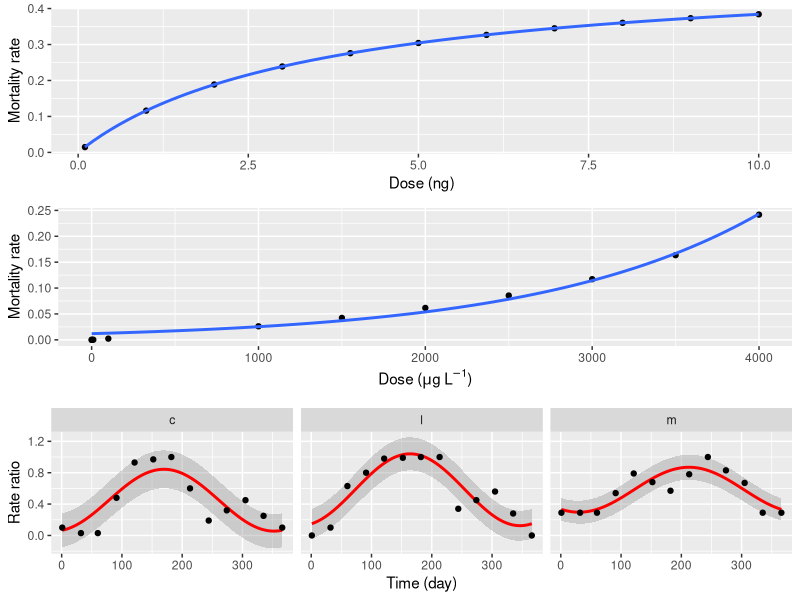

Recreate this plot in R.
## Loading required package: ggplot2, methods, gridExtra
require(ggplot2)
require(gridExtra)

## Creat dataframe
dose<- c(0.1,1,2,3,4,5,6,7,8,9,10)
mortality_rate <- c(0.01474,0.11612,0.18873,0.23891,0.27584,0.30422,0.32675,0.34508,0.36031,0.37315,0.38414)
Data1 <- data.frame(dose,mortality_rate)
Data1
dose <- c(0,1,10,100,1000,1500,2000,2500,3000,3500,4000)
mortality_rate <- c(0,0.00002,0.00023,0.00233,0.02614,0.04231,0.06162,0.08557,0.11712,0.16348,0.24169)
Data2 <- data.frame(dose,mortality_rate)
Data2
day <- c(1,32,60,91,121,152,182,213,244,274,305,335,366,1,32,60,91,121,152,182,213,244,274,305,335,366,1,32,60,91,121,152,182,213,244,274,305,335,366)
rate_ratio<-c(0,0.1,0.63,0.8,0.98,0.99,1,1,0.34,0.45,0.56,0.28,0,0.29,0.29,0.29,0.54,0.79,0.68,0.57,0.78,1,0.83,0.67,0.29,0.29,0.1,0.03,0.03,0.48,0.93,0.97,1.00,0.60,0.19,0.32,0.45,0.25,0.1)
parameter<-c("l","l","l","l","l","l","l","l","l","l","l","l","l","m","m","m","m","m","m","m","m","m","m","m","m","m","c","c","c","c","c","c","c","c","c","c","c","c","c")
Data3 <- data.frame(parameter, day, rate_ratio)
Data3

## plot base + points
p1<- ggplot(Data1, aes(dose, mortality_rate)) + geom_point()
p2<- ggplot(Data2, aes(dose, mortality_rate)) + geom_point()
p3<- ggplot(Data3, aes(y=rate_ratio, x=day)) + facet_grid(. ~ parameter)

## Automatically create fitted function
p11<-p1 + stat_smooth(method = "nls", formula = y~a*(x^c)/((b^c)+(x^c)), data = Data1, method.args=list(start= c(a=0.1,b=4,c=1)), se=FALSE)+
  ylab("Mortality rate")+xlab("Dose (ng)")
p22<-p2 + stat_smooth(method = "nls", formula = y ~ exp(a*x+b), data = Data2, method.args=list(start= c(a=0,b=0)), se=FALSE)+
  ylab("Mortality rate")+xlab(bquote('Dose ('*mu*g~L^-1*')'))
p33<-p3 + stat_smooth(method=lm, formula = y ~ sin(2 * pi * (x - 1)/365) + cos(2 * pi * (x - 1)/365), color="red") + geom_point()+
  ylab("Rate ratio")+xlab("Time (day)")

##Use grid.arrange(), from the gridExtra package
grid.arrange(p11, p22,p33, ncol=1)